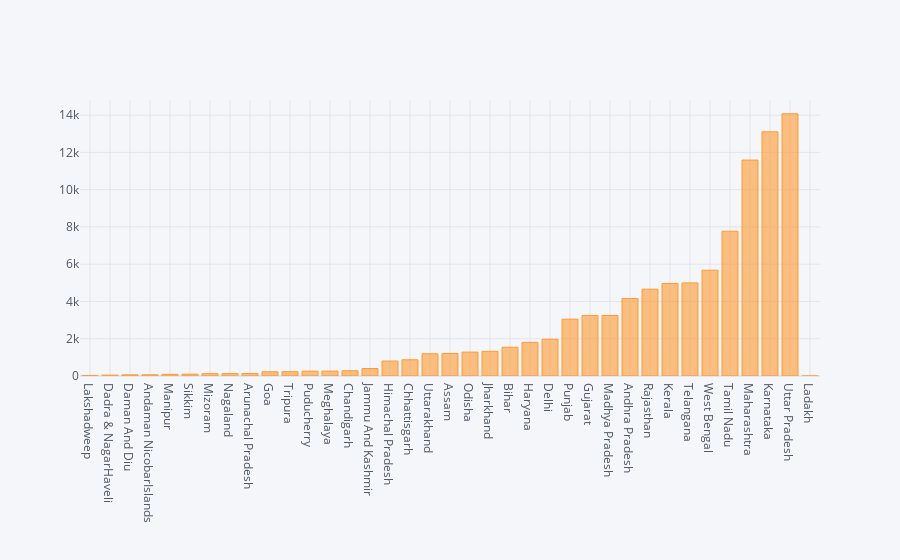

The notebook cell this image was saved under:
### Code cell
df.iplot(kind='bar',x='States',y='Total',size=2)

### Figure 1 — Plotly figure (JSON) as saved in the notebook; plotly's stock layout.template omitted (floating-point values rounded to 4 significant figures)
{"data": [{"marker": {"color": "rgba(255, 153, 51, 0.6)", "line": {"color": "rgba(255, 153, 51, 1.0)", "width": 1}}, "name": "Total", "orientation": "v", "text": "", "type": "bar", "x": ["Lakshadweep", "Dadra & NagarHaveli", "Daman And Diu", "Andaman NicobarIslands", "Manipur", "Sikkim", "Mizoram", "Nagaland", "Arunachal Pradesh", "Goa", "Tripura", "Puducherry", "Meghalaya", "Chandigarh", "Jammu And Kashmir", "Himachal Pradesh", "Chhattisgarh", "Uttarakhand", "Assam", "Odisha", "Jharkhand", "Bihar", "Haryana", "Delhi", "Punjab", "Gujarat", "Madhya Pradesh", "Andhra Pradesh", "Rajasthan", "Kerala", "Telangana", "West Bengal", "Tamil Nadu", "Maharashtra", "Karnataka", "Uttar Pradesh", "Ladakh"], "y": [21, 47, 63, 65, 90, 98, 125, 128, 131, 229, 233, 259, 262, 282, 400, 802, 871, 1192, 1209, 1282, 1325, 1543, 1807, 1973, 3050, 3243, 3247, 4162, 4659, 4961, 4996, 5677, 7769, 11587, 13105, 14070, 0]}], "layout": {"legend": {"bgcolor": "#F5F6F9", "font": {"color": "#4D5663"}}, "paper_bgcolor": "#F5F6F9", "plot_bgcolor": "#F5F6F9", "title": {"font": {"color": "#4D5663"}}, "xaxis": {"gridcolor": "#E1E5ED", "showgrid": true, "tickfont": {"color": "#4D5663"}, "title": {"font": {"color": "#4D5663"}, "text": ""}, "zerolinecolor": "#E1E5ED"}, "yaxis": {"gridcolor": "#E1E5ED", "showgrid": true, "tickfont": {"color": "#4D5663"}, "title": {"font": {"color": "#4D5663"}, "text": ""}, "zerolinecolor": "#E1E5ED"}}}
